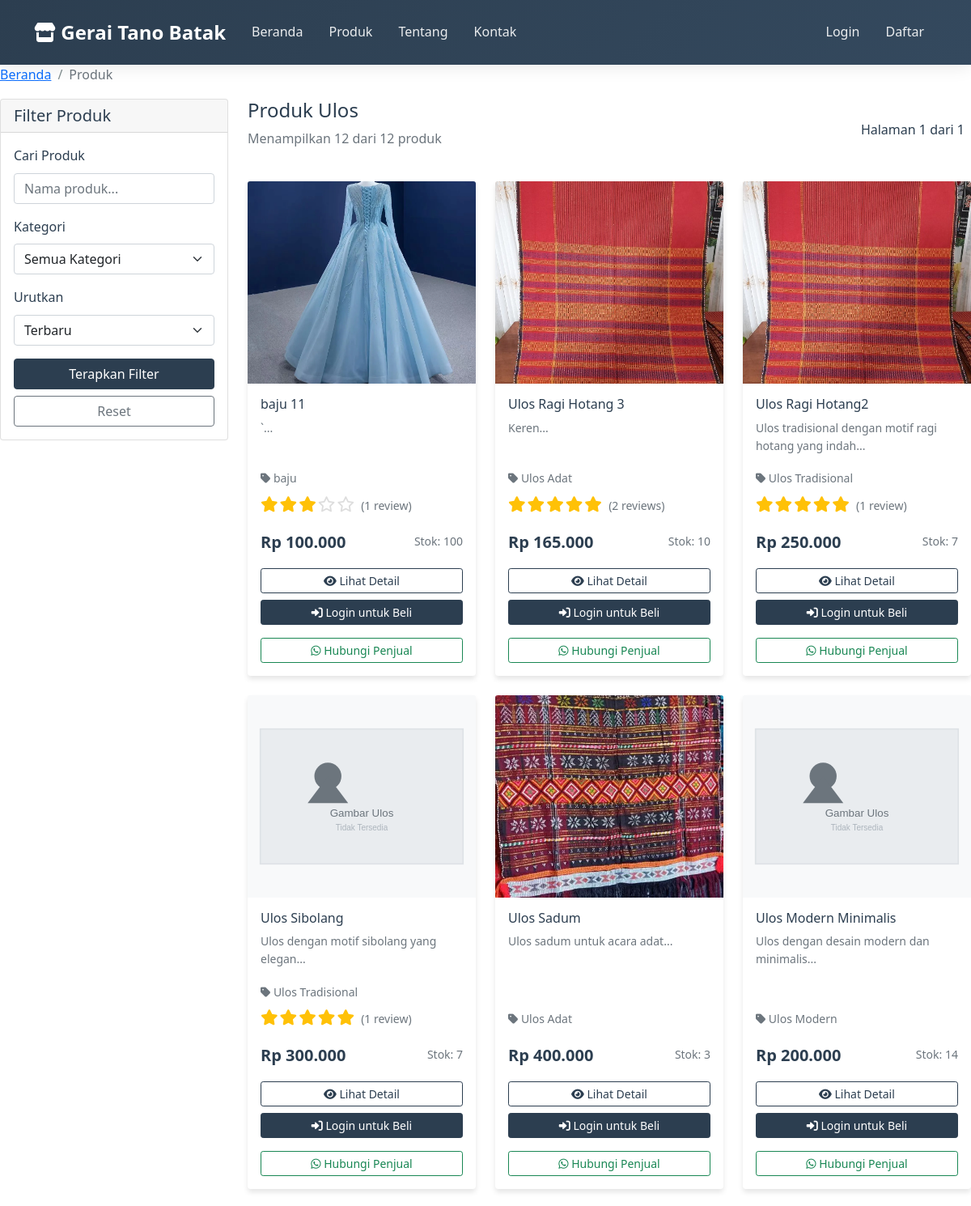
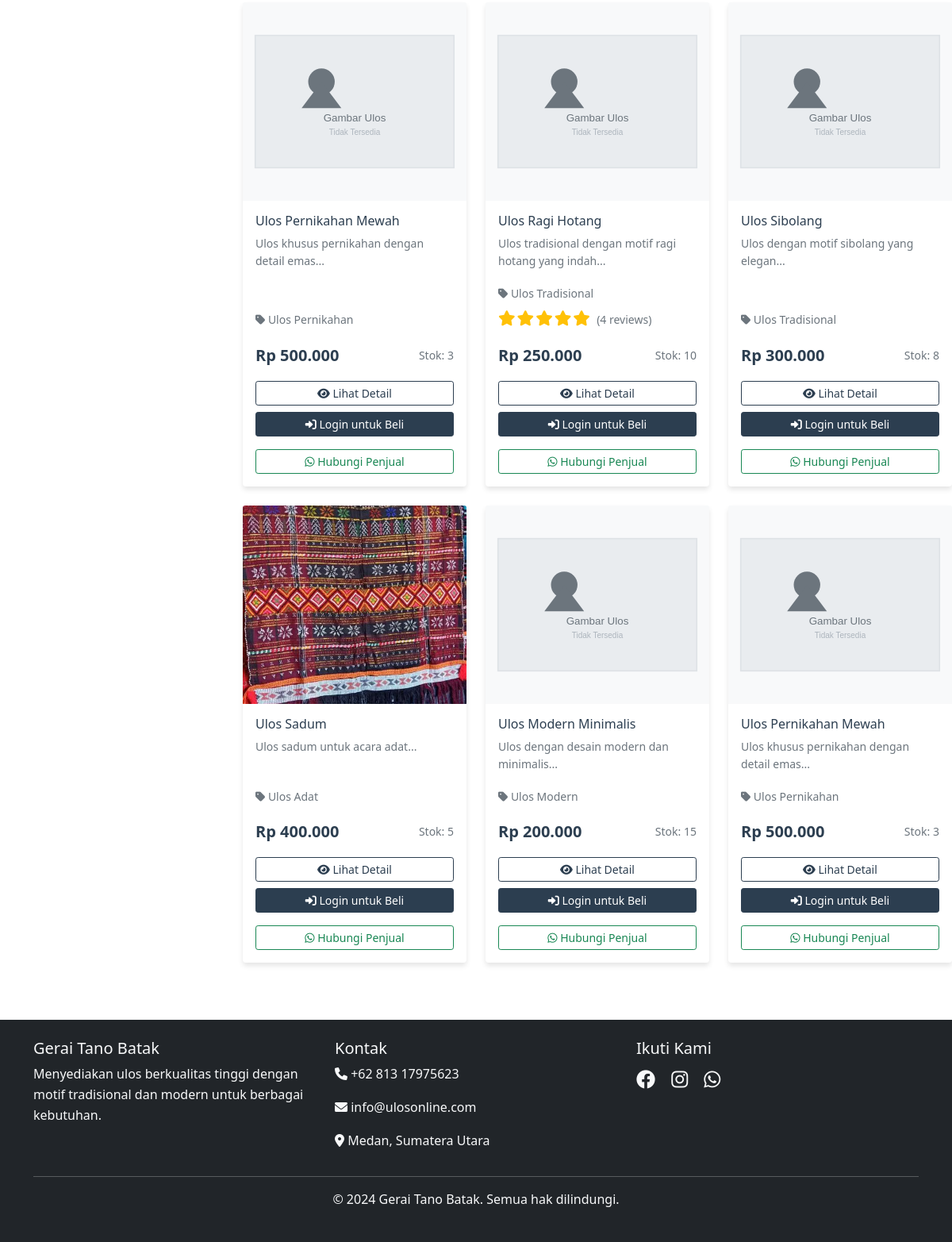
/products.php, run on the app's committed database (2 pictures, top to bottom).
### tables this page shows
CREATE TABLE `products` (
  `id` int(11) NOT NULL AUTO_INCREMENT,
  `name` varchar(200) NOT NULL,
  `description` text DEFAULT NULL,
  `price` decimal(10,2) NOT NULL,
  `stock` int(11) DEFAULT 0,
  `category_id` int(11) DEFAULT NULL,
  `image` varchar(255) DEFAULT NULL,
  `status` enum('active','inactive') DEFAULT 'active',
  `created_at` timestamp NOT NULL DEFAULT current_timestamp(),
  PRIMARY KEY (`id`),
  KEY `category_id` (`category_id`),
  CONSTRAINT `products_ibfk_1` FOREIGN KEY (`category_id`) REFERENCES `categories` (`id`)
);

CREATE TABLE `categories` (
  `id` int(11) NOT NULL AUTO_INCREMENT,
  `name` varchar(100) NOT NULL,
  `description` text DEFAULT NULL,
  `created_at` timestamp NOT NULL DEFAULT current_timestamp(),
  PRIMARY KEY (`id`)
);

### products.php (the view, shortened to what this page needs)
<?php
require_once 'includes/config.php';
$search = isset($_GET['search']) ? clean_input($_GET['search']) : '';
$sort = isset($_GET['sort']) ? clean_input($_GET['sort']) : 'newest';
$page = isset($_GET['page']) ? (int)$_GET['page'] : 1;
$per_page = 12;
$offset = ($page - 1) * $per_page;
$where_conditions = ["p.status = 'active'"];
$params = [];
$where_clause = implode(' AND ', $where_conditions);
$count_sql = "SELECT COUNT(*) as total FROM products p WHERE $where_clause";
$count_stmt = $pdo->prepare($count_sql);
$count_stmt->execute($params);
$total_products = $count_stmt->fetch()['total'];
$total_pages = ceil($total_products / $per_page);
$sql = "SELECT p.*, c.name as category_name,
               COALESCE(AVG(pr.rating), 0) as avg_rating,
               COUNT(pr.id) as review_count,
               pi.image_path as primary_image
        FROM products p
        LEFT JOIN categories c ON p.category_id = c.id
        LEFT JOIN product_reviews pr ON p.id = pr.product_id
        LEFT JOIN product_images pi ON p.id = pi.product_id AND pi.is_primary = 1
        WHERE p.status = 'active'";
if (!empty($where_conditions)) {
    $sql .= " AND " . $where_clause;
}
$sql .= " GROUP BY p.id";
switch ($sort) {
    default:
        $sql .= " ORDER BY p.created_at DESC";
}
$sql .= " LIMIT $per_page OFFSET $offset";
$stmt = $pdo->prepare($sql);
$stmt->execute($params);
$products = $stmt->fetchAll();
include 'includes/header.php';
?>
<nav aria-label="breadcrumb">
    <ol class="breadcrumb">
        <li class="breadcrumb-item"><a href="index.php">Beranda</a></li>
        <li class="breadcrumb-item active">Produk</li>
    </ol>
</nav>
<div class="row">
    <div class="col-lg-3 mb-4">
        <div class="card">
            <div class="card-header">
                <h5 class="mb-0">Filter Produk</h5>
            </div>
            <div class="card-body">
                <form method="GET" action="">
                    <div class="mb-3">
                        <label for="search" class="form-label">Cari Produk</label>
                        <input type="text" class="form-control" id="search" name="search"
                               value="<?php echo htmlspecialchars($search); ?>"
                               placeholder="Nama produk...">
                    </div>
                    <div class="mb-3">
                        <label for="category" class="form-label">Kategori</label>
                        <select class="form-select" id="category" name="category">
                            <option value="">Semua Kategori</option>
                        </select>
                    </div>
                    <div class="mb-3">
                        <label for="sort" class="form-label">Urutkan</label>
                        <select class="form-select" id="sort" name="sort">
                        <option value="newest" <?php echo $sort == 'newest' ? 'selected' : ''; ?>>Terbaru</option>
                        </select>
                    </div>
                    <button type="submit" class="btn btn-primary w-100">Terapkan Filter</button>
                    <a href="products.php" class="btn btn-outline-secondary w-100 mt-2">Reset</a>
                </form>
            </div>
        </div>
    </div>
    <div class="col-lg-9">
        <div class="d-flex justify-content-between align-items-center mb-4">
            <div>
                <h4>Produk Ulos</h4>
                <p class="text-muted">Menampilkan <?php echo count($products); ?> dari <?php echo $total_products; ?> produk</p>
            </div>
            <div class="d-flex align-items-center">
                <span class="me-2">Halaman <?php echo $page; ?> dari <?php echo $total_pages; ?></span>
            </div>
        </div>
        <?php if (empty($products)): ?>
            <div class="text-center py-5">
                <i class="fas fa-search fa-3x text-muted mb-3"></i>
                <h5>Tidak ada produk ditemukan</h5>
                <p class="text-muted">Coba ubah filter pencarian Anda</p>
                <a href="products.php" class="btn btn-primary">Lihat Semua Produk</a>
            </div>
        <?php else: ?>
            <div class="row">
                <?php foreach($products as $product): ?>
                <div class="col-lg-4 col-md-6 mb-4">
                        <div class="card product-card h-100">
                            <?php
                            $display_image = $product['primary_image'] ?: $product['image'];
                            $image_src = $display_image ? 'uploads/' . $display_image : 'assets/images/no-image.svg';
                            ?>
                            <img src="<?php echo $image_src; ?>"
                                 class="card-img-top product-image"
                                 alt="<?php echo htmlspecialchars($product['name']); ?>"
                                 onerror="this.src='assets/images/no-image.svg'">
                        <div class="card-body d-flex flex-column">
                            <h6 class="card-title"><?php echo htmlspecialchars($product['name']); ?></h6>
                            <p class="card-text text-muted small flex-grow-1">
                                <?php echo htmlspecialchars(substr($product['description'], 0, 100)) . '...'; ?>
                            </p>
                            <div class="mb-2">
                                <small class="text-muted">
                                    <i class="fas fa-tag"></i> <?php echo htmlspecialchars($product['category_name']); ?>
                                </small>
                            </div>
                        <div class="mb-2">
                            <?php if ($product['review_count'] > 0): ?>
                                <div class="mb-2">
                                    <?php echo display_rating($product['avg_rating'], false); ?>
                                    <small class="text-muted ms-1">
                                        (<?php echo $product['review_count']; ?> review<?php echo $product['review_count'] > 1 ? 's' : ''; ?>)
                                    </small>
                                </div>
                            <?php endif; ?>
                        </div>
                        <div class="d-flex justify-content-between align-items-center mb-3">
                            <span class="product-price"><?php echo format_rupiah($product['price']); ?></span>
                            <small class="text-muted">Stok: <?php echo $product['stock']; ?></small>
                        </div>
                            <div class="mt-auto">
                                <div class="d-grid gap-2">
                                    <a href="product_detail.php?id=<?php echo $product['id']; ?>"
                                       class="btn btn-outline-primary btn-sm">
                                        <i class="fas fa-eye"></i> Lihat Detail
                                    </a>
                                    <?php if(isset($_SESSION['user_id'])): ?>
                                        <?php if($product['stock'] > 0): ?>
                                            <div class="row g-1 mb-2">
                                                <div class="col-6">
                                                    <button onclick="addToCart(<?php echo $product['id']; ?>)"
                                                            class="btn btn-outline-primary btn-sm w-100">
                                                        <i class="fas fa-cart-plus"></i> Keranjang
                                                    </button>
                                                </div>
                                                <div class="col-6">
                                                    <button onclick="buyNowFromList(<?php echo $product['id']; ?>)"
                                                            class="btn btn-success btn-sm w-100">
                                                        <i class="fas fa-shopping-bag"></i> Beli Sekarang
                                                    </button>
                                                </div>
                                            </div>
                                        <?php else: ?>
                                            <button class="btn btn-secondary btn-sm mb-2" disabled>
                                                <i class="fas fa-times"></i> Stok Habis
                                            </button>
                                        <?php endif; ?>
                                    <?php else: ?>
                                        <a href="login.php" class="btn btn-primary btn-sm mb-2">
                                            <i class="fas fa-sign-in-alt"></i> Login untuk Beli
                                        </a>
                                    <?php endif; ?>
                                    <?php
                                    $product_url = SITE_URL . '/product_detail.php?id=' . $product['id'];
                                    $whatsapp_link = get_whatsapp_link($product['name'], $product['price'], $product_url);
                                    ?>
                                    <a href="<?php echo $whatsapp_link; ?>"
                                       target="_blank"
                                       class="btn btn-outline-success btn-sm w-100">
                                        <i class="fab fa-whatsapp"></i> Hubungi Penjual
                                    </a>
                                </div>
                            </div>
                        </div>
                    </div>
                </div>
                <?php endforeach; ?>
            </div>
        <?php endif; ?>
    </div>
</div>
<?php include 'includes/footer.php'; ?>

### includes/config.php (shortened to what this page needs)
<?php
function format_rupiah($angka) {
    return "Rp " . number_format($angka, 0, ',', '.');
}
function display_rating($rating, $show_number = true) {
    $output = '<div class="rating-stars">';
    for ($i = 1; $i <= 5; $i++) {
        if ($i <= $rating) {
            $output .= '<i class="fas fa-star star filled"></i>';
        } else {
            $output .= '<i class="far fa-star star"></i>';
        }
    }
    $output .= '</div>';
    return $output;
}
function get_whatsapp_link($product_name, $product_price, $product_url = '') {
    $message = "Halo, saya tertarik dengan produk:\n\n";
    $message .= "*" . $product_name . "*\n";
    $message .= "Harga: " . format_rupiah($product_price) . "\n";
    if ($product_url) {
        $message .= "Link: " . $product_url . "\n";
    }
    $message .= "\nBisakah Anda memberikan informasi lebih lanjut?";
    $encoded_message = urlencode($message);
    return "https://wa.me/" . WHATSAPP_NUMBER . "?text=" . $encoded_message;
}
?>

### data on the page
products: shows a picture, name "baju 11", description "`", category.name "baju", review_count "1", price "Rp 100.000", stock "100"
products: name "Ulos Ragi Hotang 3", description "Keren", category.name "Ulos Adat", review_count "2", price "Rp 165.000", stock "10"
products: name "Ulos Ragi Hotang2", description "Ulos tradisional dengan motif ragi hotang yang indah", category.name "Ulos Tradisional", review_count "1", price "Rp 250.000", stock "7"
products: name "Ulos Sibolang", description "Ulos dengan motif sibolang yang elegan", category.name "Ulos Tradisional", review_count "1", price "Rp 300.000", stock "7"
products: name "Ulos Sadum", description "Ulos sadum untuk acara adat", category.name "Ulos Adat", price "Rp 400.000", stock "3"
products: name "Ulos Modern Minimalis", description "Ulos dengan desain modern dan minimalis", category.name "Ulos Modern", price "Rp 200.000", stock "14"
products: name "Ulos Pernikahan Mewah", description "Ulos khusus pernikahan dengan detail emas", category.name "Ulos Pernikahan", price "Rp 500.000", stock "3"
products: name "Ulos Ragi Hotang", description "Ulos tradisional dengan motif ragi hotang yang indah", category.name "Ulos Tradisional", review_count "4", price "Rp 250.000", stock "10"
products: name "Ulos Sibolang", description "Ulos dengan motif sibolang yang elegan", category.name "Ulos Tradisional", price "Rp 300.000", stock "8"
products: name "Ulos Sadum", description "Ulos sadum untuk acara adat", category.name "Ulos Adat", price "Rp 400.000", stock "5"
products: name "Ulos Modern Minimalis", description "Ulos dengan desain modern dan minimalis", category.name "Ulos Modern", price "Rp 200.000", stock "15"
products: name "Ulos Pernikahan Mewah", description "Ulos khusus pernikahan dengan detail emas", category.name "Ulos Pernikahan", price "Rp 500.000", stock "3"

### other printed values
count($products) "12"
$total_products "12"
$page "1"
$total_pages "1"
